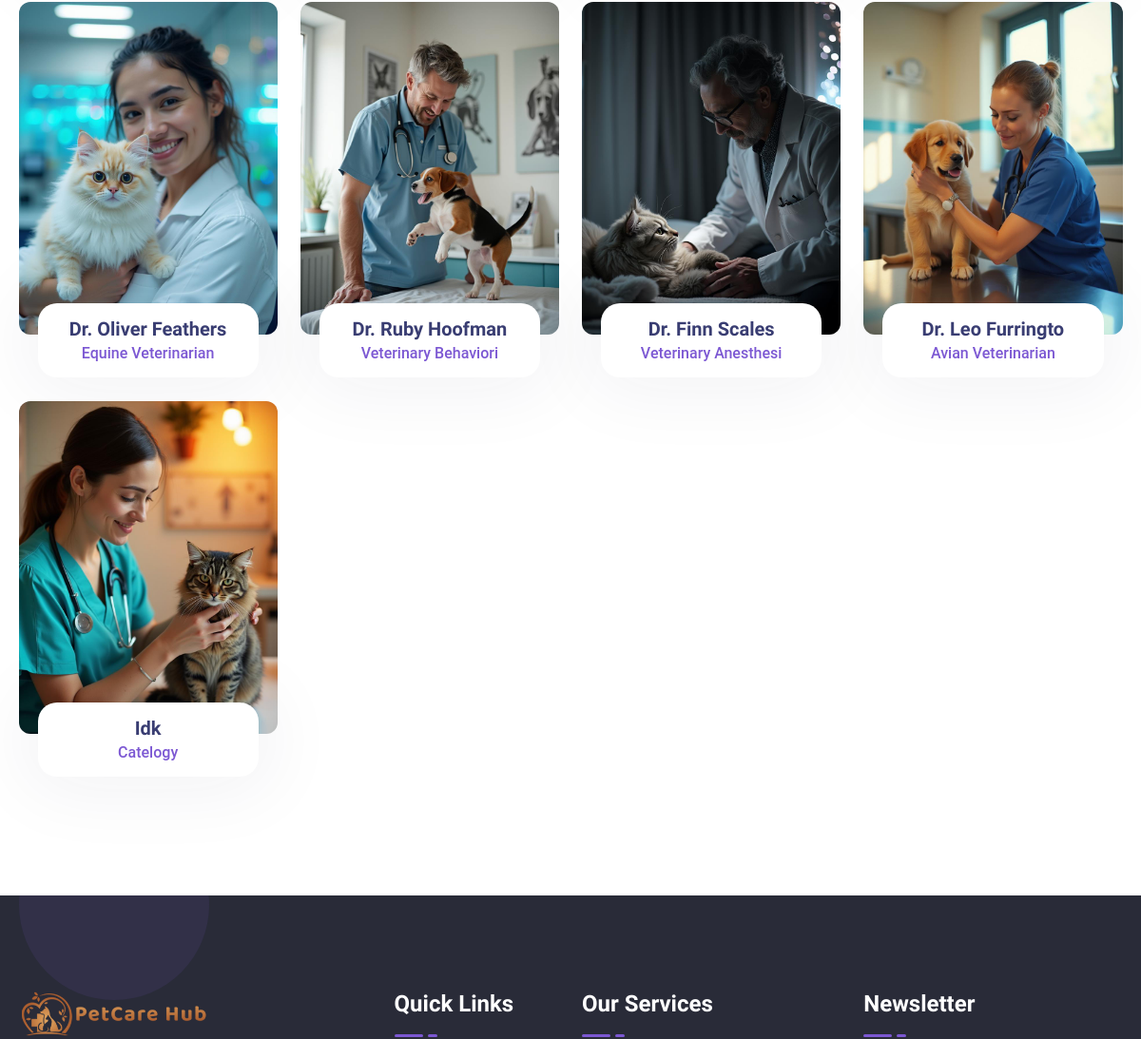
The page /vetdis/ (middle part) on the database as committed earlier.
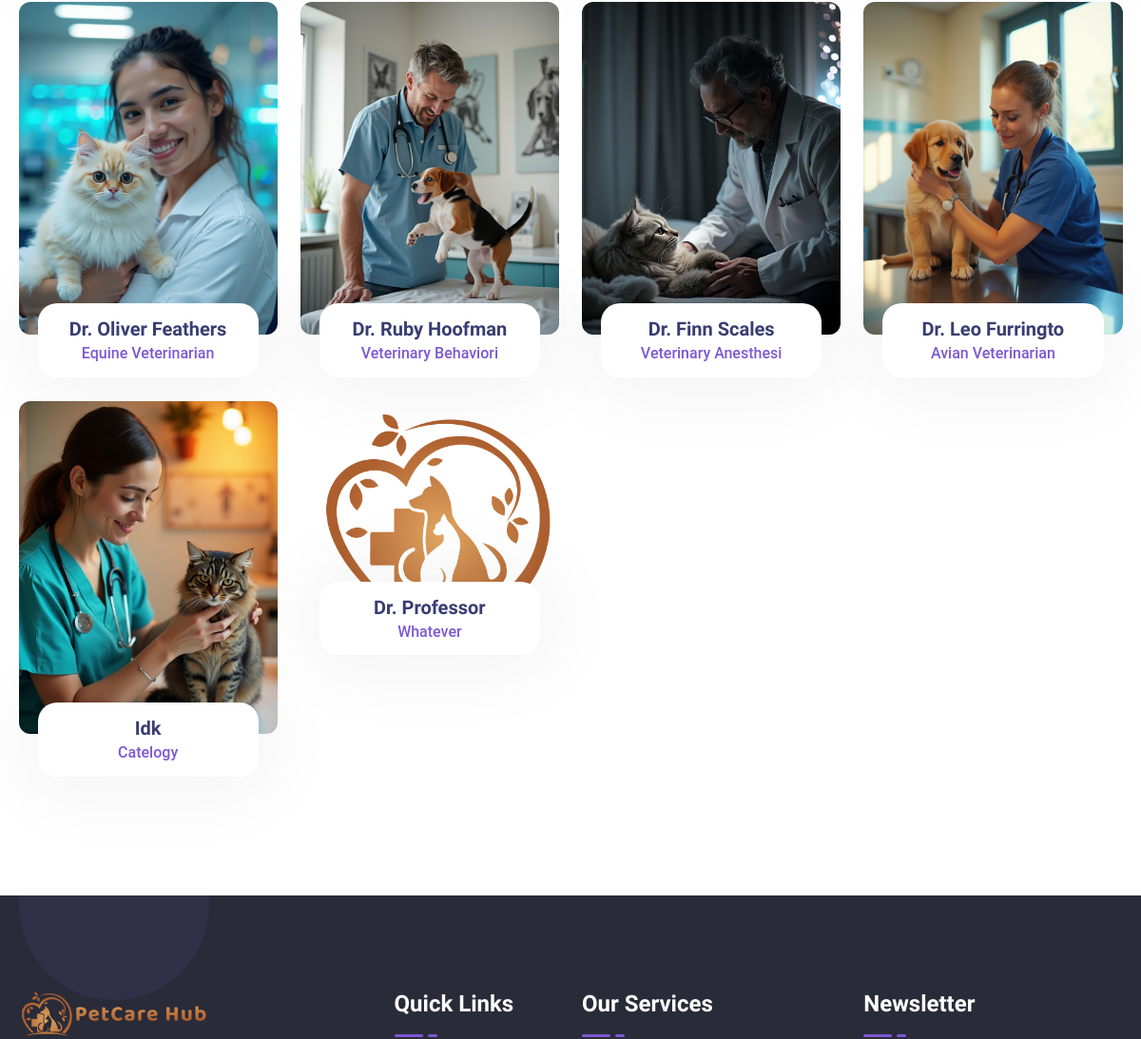
The same page on the database as committed later.
### myapp/models.py (models this page shows, shortened)
class vetRegisterDB(models.Model):
    Name = models.CharField(max_length=30)
    Email = models.EmailField()
    Password = models.CharField(max_length=40)
    Photo = models.ImageField(upload_to='photos')
    Gender = models.CharField(max_length=10)
    Phone = models.BigIntegerField()
    LicenseFile = models.FileField(upload_to='files',default=None,max_length=250)
    Address = models.TextField()
    Specialization = models.CharField(max_length=20)
    YearsOfExperience = models.IntegerField()
    ClinicName = models.CharField(max_length=60)
    Price = models.IntegerField(default=500)
    TimeStamp = models.DateTimeField(auto_now_add=True)
    def vet_photo(self):
        return mark_safe('<img src="{}" width="100"/>'.format(self.Photo.url))
    vet_photo.allow_tags = True

### myapp/views.py (the view)
# urls.py: path('vetdis/',views.vetdiscoverpage),
def vetdiscoverpage(request):
    fetchdata = vetRegisterDB.objects.all()
    context = {
        "vetdis" : fetchdata
    }
    return render(request,"vetdiscover.html",context)

### myapp/templates/vetdiscover.html (shortened to what this page needs)
<!DOCTYPE html>
<html lang="en">
<head>
    <link rel="stylesheet" href="/static/css/bootstrap.min.css">
    <link rel="stylesheet" href="/static/css/all-fontawesome.min.css">
    <link rel="stylesheet" href="/static/css/icomoon.css">
    <link rel="stylesheet" href="/static/css/animate.min.css">
    <link rel="stylesheet" href="/static/css/magnific-popup.min.css">
    <link rel="stylesheet" href="/static/css/owl.carousel.min.css">
    <link rel="stylesheet" href="/static/css/style.css">
</head>
<body>
       <main class="main">
        <div class="team-area pt-120 pb-100">
            <div class="container">
                <div class="row">
                    {% for i in vetdis %}
                    <div class="col-md-6 col-lg-3">
                        <div class="team-item wow fadeInUp" data-wow-duration="1s" data-wow-delay=".25s">
                            <div class="team-img">
                               <a href="/svp/{{ i.id }}"> <img src="/media/{{ i.Photo }}" alt="thumb"></a>
                            </div>
                            <div class="team-content">
                                <div class="team-bio">
                                    <h5><a href="#">{{ i.Name }}</a></h5>
                                    <span>{{ i.Specialization }}</span>
                                </div>
                            </div>
                        </div>
                    </div>
                    {% endfor %}
                </div>
            </div>
        </div>
    {% include 'footer.html' %}
       </main>
</body>
</html>

Rows that differ between the two databases and show on the page:
added vetRegisterDB: Photo (picture), Name "Dr. Professor", Specialization "Whatever"
